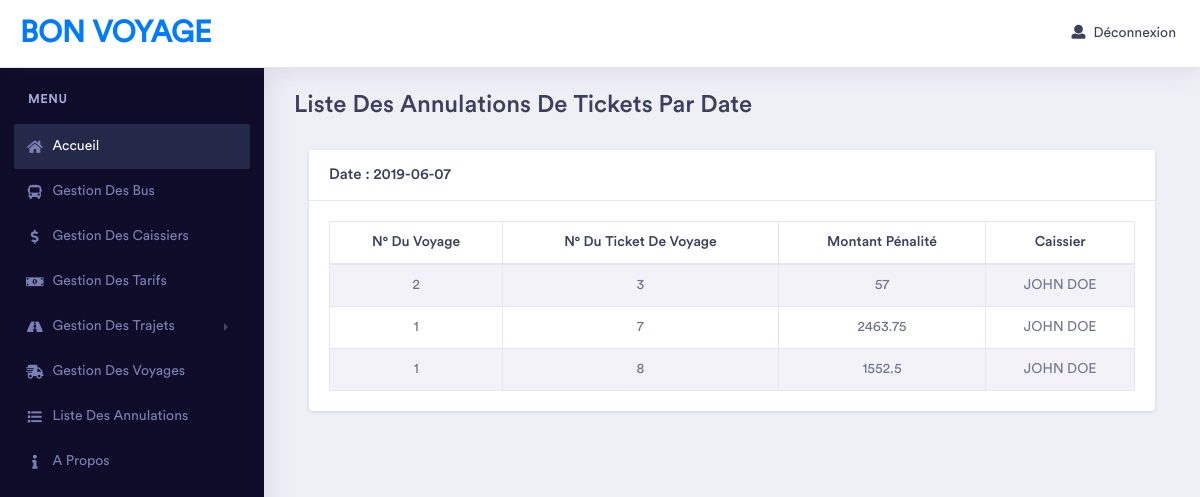
The app's page /admin/pages/listeAnnulation.php with its own data.
### tables this page shows
CREATE TABLE `annuler` (
  `numcaiss` int(11) NOT NULL,
  `numTicket` int(11) NOT NULL,
  `dateAnnTicket` datetime DEFAULT NULL,
  `montantPenalite` double DEFAULT NULL,
  `codeAnnTicket` varchar(20) DEFAULT NULL
);

CREATE TABLE `ticket` (
  `numTicket` int(11) NOT NULL,
  `prenomPassager` varchar(35) DEFAULT NULL,
  `nomPassager` varchar(25) DEFAULT NULL,
  `telPassager` varchar(20) DEFAULT NULL,
  `statutTicket` tinyint(1) DEFAULT '1',
  `numVoyage` int(11) NOT NULL,
  `numVilleEscale` int(11) NOT NULL
);

CREATE TABLE `caissiers` (
  `numCaiss` int(11) NOT NULL,
  `nomCaiss` varchar(25) DEFAULT NULL,
  `prenomCaiss` varchar(35) DEFAULT NULL,
  `telCaiss` varchar(20) DEFAULT NULL,
  `identifiantCaiss` varchar(30) DEFAULT NULL,
  `mdpCaiss` varchar(30) DEFAULT NULL,
  `dateCreationCaiss` datetime DEFAULT NULL,
  `statutCaiss` tinyint(1) DEFAULT '1',
  `numRes` int(11) NOT NULL
);

### admin/pages/listeAnnulation.php (the view, shortened to what this page needs)
<?php
    $dsn = 'mysql:dbname=bonvoyage;host=localhost';
    $user = 'root';
    $pswd = '';
    try {
        $db = new PDO($dsn, $user, $pswd);
    } catch (PDOException $e) {
        die(' Erreur : '.$e -> getMessage());
    }
  $req2 = $db -> prepare("SELECT distinct substr(dateAnnTicket, 1,10) as a from annuler;");
  $req2 -> execute();
?>
<!doctype html>
<html>
<head>
   <link rel="stylesheet" href="../../assets/vendor/bootstrap/css/bootstrap.min.css">
    <link href="../../assets/vendor/fonts/circular-std/style.css" rel="stylesheet">
    <link rel="stylesheet" href="../../assets/libs/css/style.css">
    <link rel="stylesheet" href="../../assets/vendor/fonts/fontawesome/css/fontawesome-all.css">
    <link rel="stylesheet" href="../../assets/vendor/charts/chartist-bundle/chartist.css">
    <link rel="stylesheet" href="../../assets/vendor/charts/morris-bundle/morris.css">
    <link rel="stylesheet" href="../../assets/vendor/fonts/material-design-iconic-font/css/materialdesignicons.min.css">
    <link rel="stylesheet" href="../../assets/vendor/charts/c3charts/c3.css">
    <link rel="stylesheet" href="../../assets/vendor/fonts/flag-icon-css/flag-icon.min.css">
</head>
<body>
    <div class="dashboard-main-wrapper">
        <div class="dashboard-header">
            <nav class="navbar navbar-expand-lg bg-white fixed-top " >
                <a class="navbar-brand" href="private.php">Bon Voyage</a>
                <div class="collapse navbar-collapse " id="navbarSupportedContent">
                    <ul class="navbar-nav ml-auto navbar-right-top">
                        <li class="nav-item dropdown nav-user">
                            <a class="dropdown-item" href="deconnexionAdmin.php"><i class="fas fa-user mr-2"></i>Déconnexion</a>
                        </li>
                    </ul>
                </div>
            </nav>
        </div>
        <div class="nav-left-sidebar sidebar-dark">
            <div class="menu-list">
                <nav class="navbar navbar-expand-lg navbar-light">
                    <div class="collapse navbar-collapse" id="navbarNav">
                        <ul class="navbar-nav flex-column">
                            <li class="nav-divider">
                                Menu
                            </li>
                            <li class="nav-item">
                                <a class="nav-link active" href="private.php"  aria-expanded="false"><i class="fa fa-fw fa-home"></i>Accueil</a>
                            </li>
                             <li class="nav-item">
                                <a class="nav-link" href="gestionBus.php"  aria-expanded="false"><i class="fa fa-fw fas fa-bus"></i>Gestion Des Bus</a>
                            </li>
                            <li class="nav-item">
                                <a class="nav-link" href="gestionCaisiers.php"  aria-expanded="false"><i class="fa fa-fw fa-dollar-sign"></i>Gestion Des Caissiers</a>
                            </li>
                             <li class="nav-item">
                                <a class="nav-link" href="gestionTarifs.php"  aria-expanded="false"><i class="fa fa-fw fa-money-bill-alt"></i>Gestion Des Tarifs</a>
                            </li>
                            <li class="nav-item">
                                <a class="nav-link" href="#" data-toggle="collapse" aria-expanded="false" data-target="#submenu-1-2" aria-controls="submenu-1-2"><i class="fa fa-fw fa-road"></i>Gestion Des Trajets</a>
                            </li>
                            <li class="nav-item">
                                <a class="nav-link" href="gestionVoyages.php"  aria-expanded="false"><i class="fa fa-fw fa-shipping-fast"></i>Gestion Des Voyages</a>
                            </li>
                            <li class="nav-item">
                                <a class="nav-link" href="#"  aria-expanded="false"><i class="fa fa-fw fa-list"></i>Liste Des Annulations</a>
                            </li>
                            <li class="nav-item">
                                <a class="nav-link" href="apropos.php"  aria-expanded="false"><i class="fa fa-fw fa-info"></i>A Propos</a>
                            </li>
                        </ul>
                    </div>
                </nav>
            </div>
        </div>
        <div class="dashboard-wrapper">
                <div class="container-fluid dashboard-content ">
                    <div class="row">
                        <div class="col-xl-12 col-lg-12 col-md-12 col-sm-12 col-12">
                            <div class="page-header">
                                <h2 class="pageheader-title">Liste Des Annulations De Tickets Par Date</h2>
                            </div>
                        </div>
                    </div>
                    <div class="row">
                        <div class="col-xl-12 col-lg-12 col-md-12 col-sm-12 col-12">
                            <div class="col-xl-12 col-lg-12 col-md-12 col-sm-12 col-12">
                            <?php while($row2 = $req2 -> fetch()):?>
                              <div class="card">
                                <h5 class="card-header">Date : <?php echo $row2['a'];?></h5>
                                  <?php
                                    $chaine = $row2['a'].'%';
                                    $stmt ="SELECT ticket.numVoyage as a,
                                                 caissiers.nomCaiss as b,
                                                   caissiers.prenomCaiss as c,
                                                   ticket.numTicket as d,
                                                   annuler.dateAnnTicket as e,
                                                   annuler.montantPenalite as f
                                            from annuler
                                            INNER JOIN ticket
                                            ON annuler.numTicket = ticket.numTicket
                                            INNER JOIN caissiers
                                            ON annuler.numcaiss = caissiers.numCaiss
                                            where annuler.dateAnnTicket like :a";
                                    $req3 = $db -> prepare($stmt);
                                    $req3 -> execute(array('a' => $chaine));
                                  ?>
                                  <div class="card-body">
                                      <div class="table-responsive">
                                          <table class="table table-striped table-bordered first text-center">
                                              <thead>
                                                  <tr>
                                                  <th>N° Du Voyage</th>
                                                  <th>N° Du Ticket De Voyage</th>
                                                  <th>Montant Pénalité</th>
                                                  <th>Caissier</th>
                                                  </tr>
                                              </thead>
                                              <tbody>
                                              <?php while($row3 = $req3 -> fetch()):?>
                                                  <tr>
                                                    <td><?php echo $row3['a'];?></td>
                                                    <td><?php echo $row3['d'];?></td>
                                                    <td><?php echo $row3['f'];?></td>
                                                    <td><?php echo $row3['b'].' '.$row3['c'];?></td>
                                                  </tr>
                                              <?php endwhile;?>
                                              </tbody>
                                          </table>
                                      </div>
                                  </div>
                              </div>
                      <?php endwhile;?>
                      </div>
                        </div>
                    </div>
                </div>
            </div>
</body>
</html>

### records on screen
annuler: numTicket.numVoyage "2", numTicket.numTicket "3", montantPenalite "57", numcaiss.nomCaiss "JOHN", numcaiss.prenomCaiss "DOE"
annuler: numTicket.numVoyage "1", numTicket.numTicket "7", montantPenalite "2463.75", numcaiss.nomCaiss "JOHN", numcaiss.prenomCaiss "DOE"
annuler: numTicket.numVoyage "1", numTicket.numTicket "8", montantPenalite "1552.5", numcaiss.nomCaiss "JOHN", numcaiss.prenomCaiss "DOE"

### other values on screen
$row2['a'] "2019-06-07"
